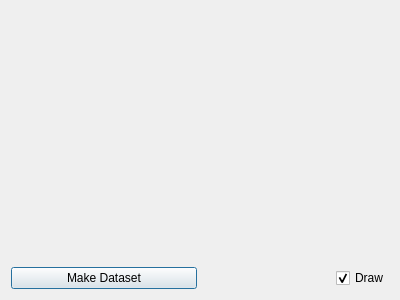
<?xml version="1.0" encoding="UTF-8"?>
<ui version="4.0">
 <class>DrawGraph</class>
 <widget class="QDialog" name="DrawGraph">
  <property name="geometry">
   <rect>
    <x>0</x>
    <y>0</y>
    <width>400</width>
    <height>300</height>
   </rect>
  </property>
  <property name="windowTitle">
   <string>Dialog</string>
  </property>
  <layout class="QGridLayout" name="gridLayout">
   <item row="1" column="0">
    <widget class="QPushButton" name="pushButton">
     <property name="text">
      <string>Make Dataset</string>
     </property>
    </widget>
   </item>
   <item row="1" column="1" alignment="Qt::AlignRight">
    <widget class="QCheckBox" name="checkBox">
     <property name="text">
      <string>Draw</string>
     </property>
     <property name="checked">
      <bool>true</bool>
     </property>
    </widget>
   </item>
   <item row="0" column="0" colspan="2">
    <widget class="QCustomPlot" name="customPlot" native="true">
     <property name="sizePolicy">
      <sizepolicy hsizetype="Expanding" vsizetype="Expanding">
       <horstretch>0</horstretch>
       <verstretch>0</verstretch>
      </sizepolicy>
     </property>
    </widget>
   </item>
  </layout>
 </widget>
 <customwidgets>
  <customwidget>
   <class>QCustomPlot</class>
   <extends>QWidget</extends>
   <header>qcustomplot.h</header>
   <container>1</container>
  </customwidget>
 </customwidgets>
 <resources/>
 <connections/>
</ui>
